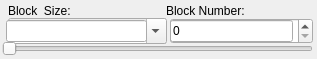
       <widget class="QFrame" name="frame_18" >
        <property name="geometry" >
         <rect>
          <x>2</x>
          <y>174</y>
          <width>317</width>
          <height>59</height>
         </rect>
        </property>
        <property name="frameShape" >
         <enum>QFrame::NoFrame</enum>
        </property>
        <property name="frameShadow" >
         <enum>QFrame::Raised</enum>
        </property>
        <widget class="QSpinBox" name="blocknumber" >
         <property name="geometry" >
          <rect>
           <x>170</x>
           <y>18</y>
           <width>143</width>
           <height>26</height>
          </rect>
         </property>
         <property name="toolTip" >
          <string>Block Number</string>
         </property>
        </widget>
        <widget class="QLabel" name="label_11" >
         <property name="geometry" >
          <rect>
           <x>166</x>
           <y>2</y>
           <width>101</width>
           <height>17</height>
          </rect>
         </property>
         <property name="text" >
          <string>Block Number:</string>
         </property>
        </widget>
        <widget class="QSlider" name="blocknumberslider" >
         <property name="geometry" >
          <rect>
           <x>2</x>
           <y>38</y>
           <width>311</width>
           <height>22</height>
          </rect>
         </property>
         <property name="toolTip" >
          <string>Block Size</string>
         </property>
         <property name="orientation" >
          <enum>Qt::Horizontal</enum>
         </property>
        </widget>
        <widget class="QLineEdit" name="lineEdit" >
         <property name="geometry" >
          <rect>
           <x>170</x>
           <y>20</y>
           <width>123</width>
           <height>22</height>
          </rect>
         </property>
         <property name="toolTip" >
          <string>Enter Block number and press return</string>
         </property>
         <property name="text" >
          <string>0</string>
         </property>
        </widget>
        <widget class="QComboBox" name="comboBox" >
         <property name="geometry" >
          <rect>
           <x>8</x>
           <y>18</y>
           <width>159</width>
           <height>26</height>
          </rect>
         </property>
         <property name="toolTip" >
          <string>Select a Blocksize from (editable) list</string>
         </property>
         <property name="editable" >
          <bool>true</bool>
         </property>
         <property name="currentIndex" >
          <number>3</number>
         </property>
         <property name="maxVisibleItems" >
          <number>10</number>
         </property>
         <property name="insertPolicy" >
          <enum>QComboBox::InsertAlphabetically</enum>
         </property>
         <item>
          <property name="text" >
           <string>128</string>
          </property>
         </item>
         <item>
          <property name="text" >
           <string>256</string>
          </property>
         </item>
         <item>
          <property name="text" >
           <string>512</string>
          </property>
         </item>
         <item>
          <property name="text" >
           <string>1024</string>
          </property>
         </item>
         <item>
          <property name="text" >
           <string>2048</string>
          </property>
         </item>
         <item>
          <property name="text" >
           <string>4096</string>
          </property>
         </item>
         <item>
          <property name="text" >
           <string>8192</string>
          </property>
         </item>
         <item>
          <property name="text" >
           <string>16384</string>
          </property>
         </item>
         <item>
          <property name="text" >
           <string>32768</string>
          </property>
         </item>
         <item>
          <property name="text" >
           <string>65536</string>
          </property>
         </item>
         <item>
          <property name="text" >
           <string>131072</string>
          </property>
         </item>
         <item>
          <property name="text" >
           <string>262144</string>
          </property>
         </item>
         <item>
          <property name="text" >
           <string>524288</string>
          </property>
         </item>
         <item>
          <property name="text" >
           <string>1048576</string>
          </property>
         </item>
        </widget>
        <widget class="QLabel" name="label_12" >
         <property name="geometry" >
          <rect>
           <x>8</x>
           <y>2</y>
           <width>77</width>
           <height>17</height>
          </rect>
         </property>
         <property name="text" >
          <string>Block  Size:</string>
         </property>
        </widget>
        <widget class="QLineEdit" name="blocksize" >
         <property name="geometry" >
          <rect>
           <x>6</x>
           <y>20</y>
           <width>141</width>
           <height>22</height>
          </rect>
         </property>
         <property name="toolTip" >
          <string>Enter Blocksize and press return</string>
         </property>
        </widget>
        <zorder>comboBox</zorder>
        <zorder>blocknumber</zorder>
        <zorder>label_11</zorder>
        <zorder>blocknumberslider</zorder>
        <zorder>lineEdit</zorder>
        <zorder>label_12</zorder>
        <zorder>blocksize</zorder>
       </widget>
